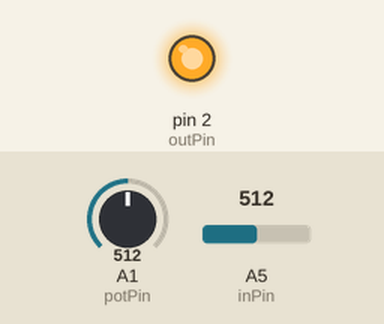
Simulated run of this sketch. Board: Arduino Uno, built with avr-gcc and run on an emulated ATmega328P. On the bench: output pins drawn as LEDs (lit = HIGH). The test bench sets the inputs (shaded band); at power-on: A1 (potPin) = 512, A5 (inPin) = 512. What the sketch prints to the serial monitor is not drawn.

Above: at 1.2 s.
1.3 s: A1 (potPin) set to 495
At 2.3 s:
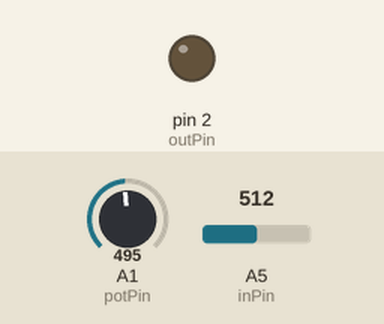
2.8 s: A1 (potPin) set to 716
At 3.6 s:
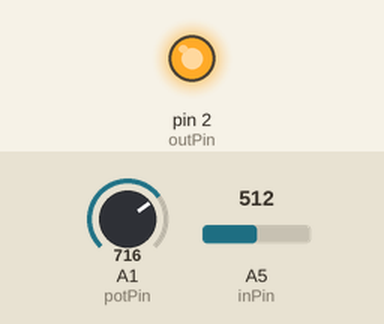
4.3 s: A1 (potPin) set to 511
At 4.6 s:
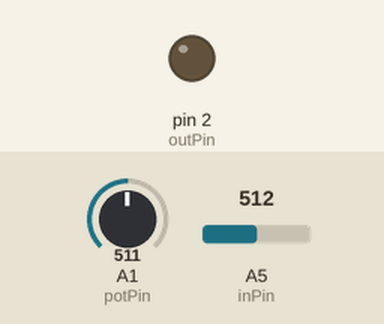
Timing chart, 0 to 7.3 s (numbered marks = the images above; inputs shaded):
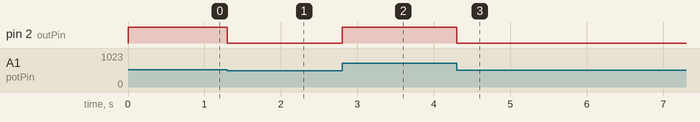

The sketch:

basic_pot.ino
```cpp
int potPin = 1;
int outPin = 2;
int inPin = 5;
int val = 0;

void setup() {
  Serial.begin(9600);
  pinMode(outPin, OUTPUT);
  pinMode(inPin, INPUT);
}

void loop() {
  val = analogRead(potPin);
  //Serial.println(val);
  analogWrite(outPin, val / 4);
  Serial.println(analogRead(inPin));
}
```

Measured:
- the behaviour switches between 512 and 511 on A1 (potPin) (found by bisection; images 0 and 1)
- after the input at 1.3 s, pin 2 (outPin): HIGH → LOW at once
- after the input at 2.8 s, pin 2 (outPin): LOW → HIGH at once
- after the input at 4.3 s, pin 2 (outPin): HIGH → LOW at once
